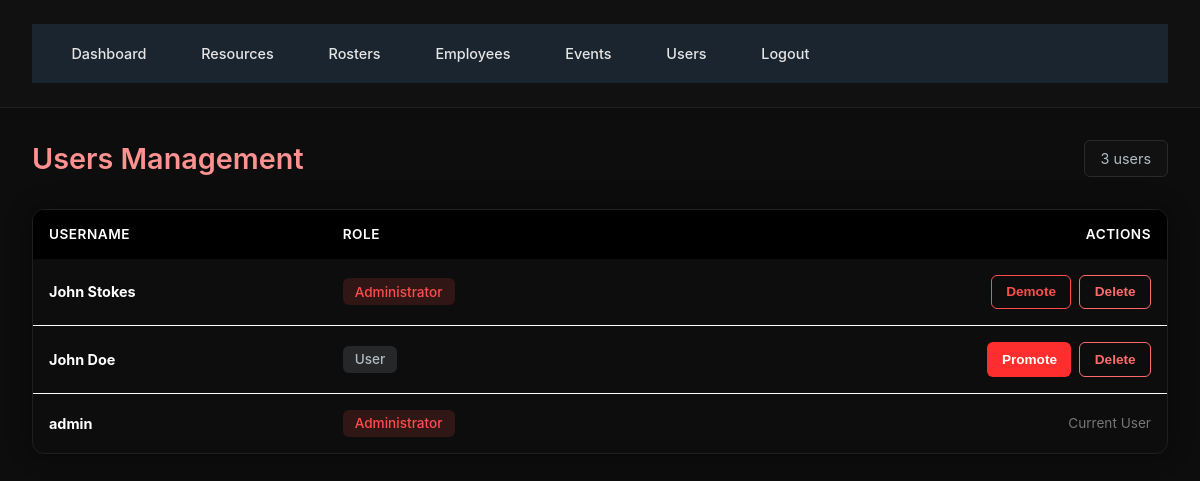
Page /users (signed in) on the committed database.
### Database.py (models this page shows, shortened)
class User(UserMixin, db.Model):
    id = db.Column(db.Integer, primary_key=True)
    username = db.Column(db.String(120), unique=True, nullable=False)
    password_hash = db.Column(db.String(255), nullable=False)
    is_admin = db.Column(db.Boolean, default=False)
    employee_id = db.Column(db.Integer, db.ForeignKey('employee.id'))
    employee = db.relationship('Employee', backref='user', uselist=False)

### app.py (the view)
    @app.route('/users')
    @login_required
    @admin_required
    def users():
        return render_template('users.html', users=User.query.all())

### app.py (called while the page is built)
def admin_required(f):
    @wraps(f)
    def wrapper(*args, **kwargs):
        if not current_user.is_admin:
            abort(403)
        return f(*args, **kwargs)
    return wrapper

### Templates/users.html (shortened to what this page needs)
{% extends "base.html" %}
{% block content %}
<div class="page-header">
  <h2 class="page-title">Users Management</h2>
  <span class="users-count">{{ users|length }} users</span>
</div>
{% if users %}
<div class="table-wrapper">
  <table>
    <thead>
      <tr>
        <th>Username</th>
        <th>Role</th>
        <th style="text-align:right;">Actions</th>
      </tr>
    </thead>
    <tbody>
      {% for u in users %}
      <tr>
        <td><strong>{{ u.username }}</strong></td>
        <td>
          {% if u.is_admin %}
            <span class="admin-badge">Administrator</span>
          {% else %}
            <span class="user-badge">User</span>
          {% endif %}
        </td>
        <td>
          <div class="actions-cell">
            {% if u.id != current_user.id %}
              {% if u.is_admin %}
                <button type="button"
                        class="btn-action btn-demote"
                        data-username="{{ u.username }}"
                        data-user-id="{{ u.id }}"
                        onclick="confirmDemote(this)">
                  Demote
                </button>
              {% else %}
                <button type="button"
                        class="btn-action btn-promote"
                        data-username="{{ u.username }}"
                        data-user-id="{{ u.id }}"
                        onclick="confirmPromote(this)">
                  Promote
                </button>
              {% endif %}
              <button type="button"
                      class="btn-action btn-delete"
                      data-username="{{ u.username }}"
                      data-user-id="{{ u.id }}"
                      onclick="confirmDelete(this)">
                Delete
              </button>
            {% else %}
              <span style="color:#777; font-size:0.85rem;">Current User</span>
            {% endif %}
          </div>
        </td>
      </tr>
      {% endfor %}
    </tbody>
  </table>
</div>
{% else %}
<div class="empty-state">
  No users found.
</div>
{% endif %}
{% endblock %}

### Static/Css/styles.css (style rules this page uses)
* { margin: 0; padding: 0; box-sizing: border-box; }
body { font-family: '72', 'SAP Sans', system-ui, sans-serif; background-color: #000000; color: #e0e0e0; }
.page-header .page-title { color: #ff9191; }
.page-header { display: flex; justify-content: space-between; align-items: center; margin-bottom: 1.5rem; }
.page-title { font-size: 1.5rem; font-weight: 500; color: #0dccff; }
.table-wrapper { background: #000000; border: 1px solid #000000; border-radius: 4px; overflow: hidden; }
table { width: 100%; border-collapse: collapse; }
table thead { background: #000000; border-bottom: 1px solid #000000; }
table th { padding: 1rem; text-align: left; font-weight: 600; color: #ffffff; font-size: 0.85rem; text-transform: uppercase; letter-spacing: 0.5px; }
table td { padding: 1rem; border-bottom: 1px solid #ffffff; color: #ffffff; font-size: 0.9rem; }
table tbody tr { transition: background 0.15s; }
table tbody tr:last-child td { border-bottom: none; }

### Templates/base.html (style rules this page uses)
body { background: #0d0d0d; color: #e6e6e6; font-family: "Inter", "Segoe UI", sans-serif; margin: 0; padding: 0; }

### Templates/users.html (style rules this page uses)
.page-header { display: flex; justify-content: space-between; align-items: center; margin-bottom: 2rem; }
.page-title { font-size: 1.8rem; font-weight: 600; color: #ffffff; }
.users-count { background: #111; border: 1px solid #2a2a2a; padding: 0.55rem 1rem; border-radius: 6px; color: #b0bcc4; font-size: 0.9rem; }
.table-wrapper { background: #0d0d0d; border: 1px solid #1f1f1f; border-radius: 12px; overflow: hidden; box-shadow: 0 0 25px rgba(0,0,0,0.4); }
table { width: 100%; border-collapse: collapse; }
thead { background: #111; border-bottom: 1px solid #1f1f1f; }
th { padding: 1rem; text-align: left; color: #b0bcc4; font-size: 0.85rem; text-transform: uppercase; letter-spacing: 0.05em; font-weight: 600; }
td { padding: 1rem; border-bottom: 1px solid #1f1f1f; color: #e0e0e0; font-size: 0.95rem; }
tbody tr { transition: background 0.15s; }
tbody tr:last-child td { border-bottom: none; }
.admin-badge, .user-badge { display: inline-flex; align-items: center; padding: 0.35rem 0.75rem; border-radius: 6px; font-size: 0.85rem; font-weight: 500; }
.admin-badge { background: rgba(255, 77, 77, 0.15); color: #ff4d4d; }
.user-badge { background: rgba(176, 188, 196, 0.15); color: #b0bcc4; }
.actions-cell { display: flex; justify-content: flex-end; gap: 0.5rem; }
.btn-action { padding: 0.55rem 0.9rem; border-radius: 6px; font-size: 0.85rem; font-weight: 600; cursor: pointer; border: none; transition: 0.2s; }
.btn-promote { background: #ff2e2e; color: #fff; }
.btn-demote { background: transparent; border: 1px solid #ff4d4d; color: #ff4d4d; }
.btn-delete { background: transparent; border: 1px solid #ff6b6b; color: #ff6b6b; }

### rows in the picture
User: username "John Stokes", is_admin "Administrator"
User: username "John Doe", is_admin "User"
User: username "admin", is_admin "Administrator", shows "Current User"

### other values in the picture
{{ users|length }} "3"
